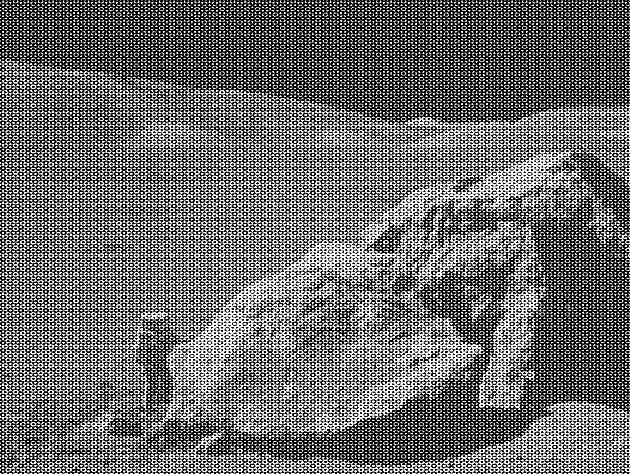
#> input picture moonlanding.png, 630 x 474 px
$ jupyter execute --allow-errors 09ex_Algorithms.ipynb
#> lines starting #> are read from the running program, lines starting #| are printed output that depends on the picture
1\. **Maximum wind speed prediction at the Sprogø station**

The exercise goal is to predict the maximum wind speed occurring every 50 years even if no measure exists for such a period. The available data are only measured over 21 years at the Sprogø meteorological station located in Denmark.

The annual maxima are supposed to fit a normal probability density function. However such function is not going to be estimated because it gives a probability from a wind speed maxima. Finding the maximum wind speed occurring every 50 years requires the opposite approach, the result needs to be found from a defined probability. That is the quantile function role and the exercise goal will be to find it. In the current model, it is supposed that the maximum wind speed occurring every 50 years is defined as the upper 2% quantile.

By definition, the quantile function is the inverse of the cumulative distribution function. The latter describes the probability distribution of an annual maxima. In the exercise, the cumulative probability $p_i$ for a given year i is defined as $p_i = i/(N+1)$ with $N = 21$, the number of measured years. Thus it will be possible to calculate the cumulative probability of every measured wind speed maxima. From those experimental points, the scipy.interpolate module will be very useful for fitting the quantile function. Finally the 50 years maxima is going to be evaluated from the cumulative probability of the 2% quantile.

Practically, load the dataset:

```python
import numpy as np
max_speeds = np.load('max-speeds.npy')
years_nb = max_speeds.shape[0]
```

Compute then the cumulative probability $p_i$ (`cprob`) and sort the maximum speeds from the data. Use then the  UnivariateSpline from scipy.interpolate to define a quantile function and thus estimate the probabilities.

In the current model, the maximum wind speed occurring every 50 years is defined as the upper 2% quantile. As a result, the cumulative probability value will be:

```python
fifty_prob = 1. - 0.02
```

So the storm wind speed occurring every 50 years can be guessed as:

``` python
fifty_wind = quantile_func(fifty_prob)
```

[cell 1]
import numpy as np
import scipy as sp
import pandas as pd
import matplotlib.pyplot as plt
import PIL

#> (a cell that did not finish here is left out)

2\. **Curve fitting of temperature in Alaska**

The temperature extremes in Alaska for each month, starting in January, are given by (in degrees Celsius):

max:  17,  19,  21,  28,  33,  38, 37,  37,  31,  23,  19,  18

min: -62, -59, -56, -46, -32, -18, -9, -13, -25, -46, -52, -58

* Plot these temperature extremes.

* Define a function that can describe min and max temperatures.
* Fit this function to the data with scipy.optimize.curve_fit().
* Plot the result. Is the fit reasonable? If not, why?
* Is the time offset for min and max temperatures the same within the fit accuracy?

[cell 3]
#1- use pyplot;
#2/5- as daylight is a sine function of time of the year (and latitude and possibly longitude),
# makes sense to use it to fit eg the max temperatures
# also should use two of them, as it's clear that thermal excursion is not constant;
# so the function for min temperature should have the same 12-month periodicity bud include a phase (-> diff maxs and mins)
max_temps=np.array([17,  19,  21,  28,  33,  38, 37,  37,  31,  23,  19,  18])
min_temps=np.array([-62, -59, -56, -46, -32, -18, -9, -13, -25, -46, -52, -58])
fig,ax = plt.subplots()
months=np.arange(1,13)
ax.plot(months, max_temps, 'o', label="Max temp (data)", color='r')
ax.plot(months, min_temps, 'o', label="Min temp (data)", color='b')
ax.set_xlabel("Month of the year")
ax.set_ylabel("Temperature (°C)")

omega=np.pi / 6
def fitfunc(x, a, phi, b):
    return a*np.sin(omega*x+phi)+b
opt_pars_max, pars_covariance_max = sp.optimize.curve_fit(fitfunc, months, max_temps)
lin=np.linspace(1,12, 100)
ax.plot(lin, fitfunc(lin, opt_pars_max[0], opt_pars_max[1], opt_pars_max[2]),
        label="Max temp (fit)", color='r')
opt_pars_min, pars_covariance_min = sp.optimize.curve_fit(fitfunc, months, min_temps)
ax.plot(lin, fitfunc(lin, opt_pars_min[0], opt_pars_min[1], opt_pars_min[2]),
        label="Min temp (fit)", color='b')
plt.legend(loc='best')
plt.show()
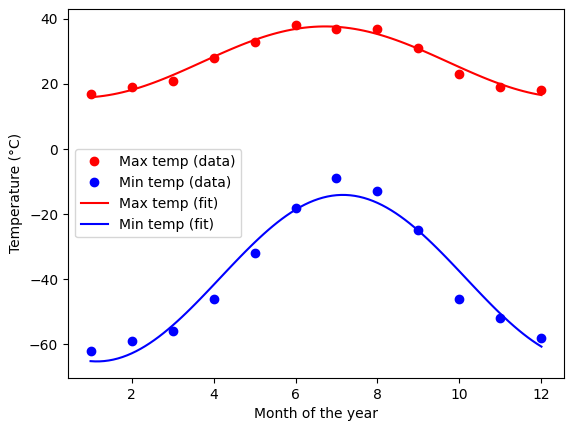
#> figure drawn by matplotlib, 1 panel; curve peaks at x = 6, y = 38; curve peaks at x = 7, y = -9; curve peaks at x = 6.78, y = 37.68

# ---> pretty good, but min temps are asymmetric

time_offsets=np.array([opt_pars_max[1], opt_pars_min[1]])*(6/np.pi)
time_off_diff=np.abs(time_offsets[0]-time_offsets[1])
time_off_diff=min(time_off_diff, (6-time_off_diff))*30
print(f"Difference in offset parameter: {time_off_diff:.3f} days")
# ---> about the same

3\. **2D minimization of a six-hump camelback function**

$$
f(x,y) = \left(4-2.1x^2+\frac{x^4}{3} \right) x^2 +xy + (4y^2 -4)y^2
$$

has multiple global and local minima. Find the global minima of this function.

Hints:

* Variables can be restricted to $-2 < x < 2$ and $-1 < y < 1$.
* Use numpy.meshgrid() and pylab.imshow() to find visually the regions.
* Use scipy.optimize.minimize(), optionally trying out several of its methods.

How many global minima are there, and what is the function value at those points? What happens for an initial guess of $(x, y) = (0, 0)$ ?

[cell 4]
def f(x:np.ndarray):
    value=(4 - 2.1*(x[0]**2) + (x[0]**4)/3)*(x[0]**2) + (x[0]*x[1]) +(4*(x[1]**2)-4)*(x[1]**2)
    return value
x_dom=np.linspace(-2,2,1000)
y_dom=np.linspace(-1,1,1000)

X=np.meshgrid(x_dom,y_dom)
# ---> NB the args
#print(f(X))
plt.imshow(f(X), extent=[-2, 2, -1, 1])
plt.colorbar(shrink=0.4)
plt.show()
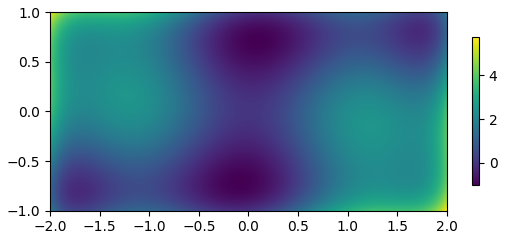
#> figure drawn by matplotlib, 2 panels

[cell 5]
x0 = [0,-1]
x1 = [0,1]
origin =[0,0]
solution0 = sp.optimize.basinhopping(f, x0, stepsize=0.2)
solution1 = sp.optimize.basinhopping(f, x1, stepsize=0.2)
solution_origin = sp.optimize.basinhopping(f, origin, stepsize=0.2)
print(solution0.x, solution0.fun, solution1.x, solution1.fun, solution_origin.x)
# ---> as two global minima, set [max] stepsize smaller than separation (in argument) between them.
#      found that 0.2 guarantees finding both, 0.3 or higher not always

4\. **FFT of a simple dataset**

Performe a periodicity analysis on the lynxs-hares population

[cell 6]
# use fFT, very much the same procedures as last part of notes

[cell 7]
filename="./populations.txt"
#> (the rest of this cell did not finish here and is left out)

5\. **FFT of an image**

* Examine the provided image `moonlanding.png`, which is heavily contaminated with periodic noise. In this exercise, we aim to clean up the noise using the Fast Fourier Transform.
* Load the image using pylab.imread().
* Find and use the 2-D FFT function in scipy.fft, and plot the spectrum (Fourier transform of) the image. Do you have any trouble visualising the spectrum? If so, why?
* The spectrum consists of high and low frequency components. The noise is contained in the high-frequency part of the spectrum, so set some of those components to zero (use array slicing).
* Apply the inverse Fourier transform to see the resulting image.

[cell 8]
#1/3- 2d Fourier transform are pretty obviously defined (see Wiki),
# however it will be a function of two variables (two "frequencies")
#5- ie plot the function as a truncated Fourier expansion
img=PIL.Image.open("./moonlanding.png")
#> img is the input picture: PIL image 630x474 L; min 0, max 255, mean 108.1
plt.imshow(img, cmap='gray', vmin=0, vmax=255)

[cell 9]
# ---> NB by default "zero" frequency is at top left corner (fftshift to move it to center) :
img_fft=sp.fft.fftshift(sp.fft.fft2(img))
#print(img_fft.shape, img_fft)
img_power=np.abs(img_fft)
plt.imshow(np.log(img_power)) # ---> NB this (too large changes)
plt.colorbar(shrink=0.7)
plt.show()
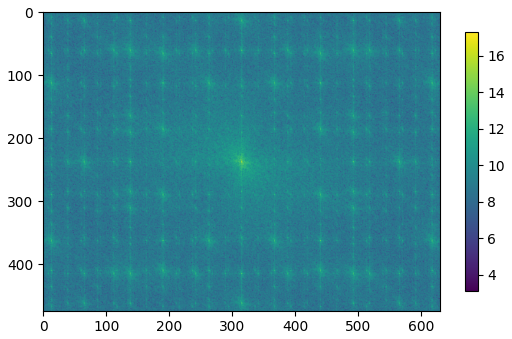
#> figure drawn by matplotlib, 2 panels

[cell 10]
thresh = np.percentile(img_power, 99) # ---> NB this
#> thresh = 71030.7
filtered_img_fft=img_fft.copy()
#print(filtered_freq_fft.shape)
mask = np.abs(filtered_img_fft) > thresh
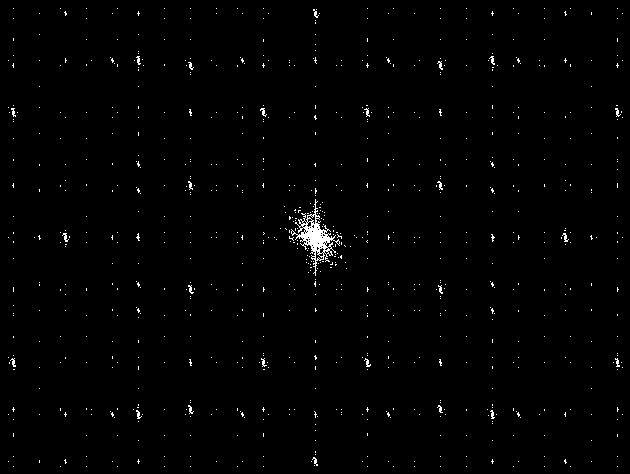
#> mask: shape (474, 630) bool; 1% white in thin lines or dots

# ---> NB this to keep central component (real information):
center = (filtered_img_fft.shape[0]//2, filtered_img_fft.shape[1]//2)
#> center = (237, 315)
x, y = np.ogrid[:filtered_img_fft.shape[0], :filtered_img_fft.shape[1]]
#> x = 474 values from 0 to 473
# ---> - or, simply try a "square" inner mask
radius = 30
circle_mask = (y - center[1])**2 + (x - center[0])**2 <= radius**2
mask[circle_mask] = False
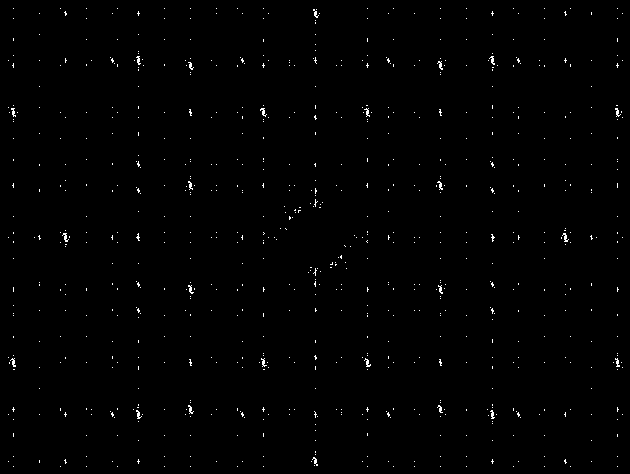
#> mask: shape (474, 630) bool; 0.68% white in thin lines or dots
filtered_img_fft[mask]=0

filtered_image=sp.fft.ifft2(sp.fft.ifftshift(filtered_img_fft))
filtered_img_fft_power=np.abs(filtered_img_fft)
plt.imshow(np.log(filtered_img_fft_power+1)) # ---> NB +1 to avoid log(0)
plt.colorbar()
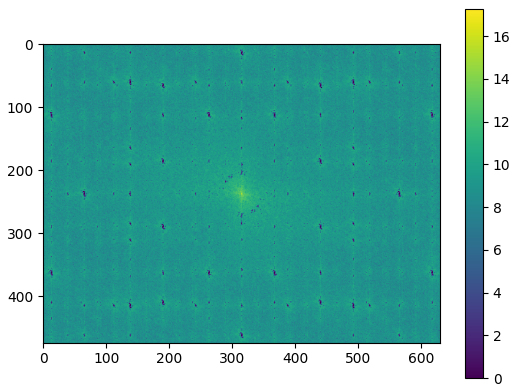
#> figure drawn by matplotlib, 2 panels

[cell 11]
plt.imshow(np.real(filtered_image),cmap='gray', vmin=0, vmax=255)
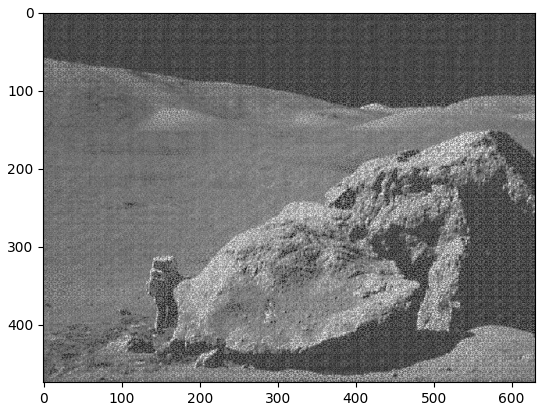
#> figure drawn by matplotlib, 1 panel
